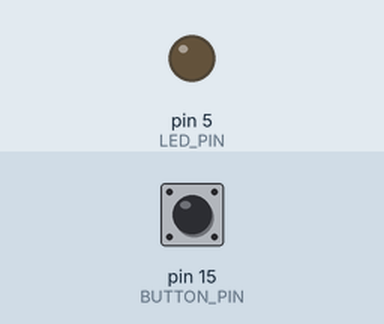
A sketch run on a simulated Arduino Uno, built with avr-gcc and run on an emulated ATmega328P. Parts: output pins drawn as LEDs (lit = HIGH). The inputs (shaded band) are chosen by the test bench; at power-on: pin 15 (BUTTON_PIN) HIGH.

Above: at 1.2 s.
1.3 s: pin 15 (BUTTON_PIN) pulled LOW for 0.15 s
At 2.5 s:
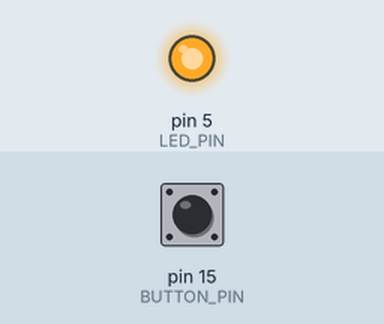
2.9 s: pin 15 (BUTTON_PIN) pulled LOW for 1 s
At 3.7 s:
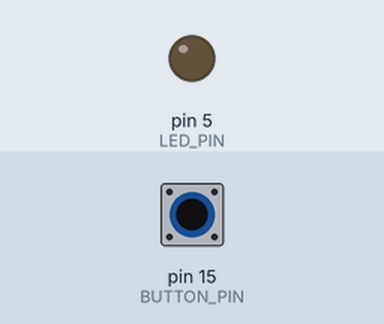
5.4 s: pin 15 (BUTTON_PIN) pulled LOW for 3.2 s
At 6.8 s:
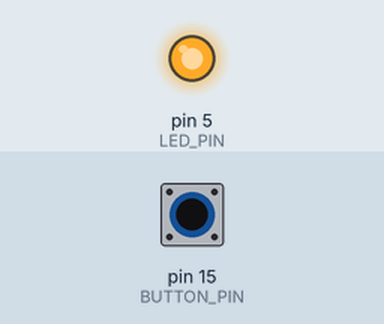
Timing chart, 0 to 8.4 s (numbered marks = the images above; inputs shaded):
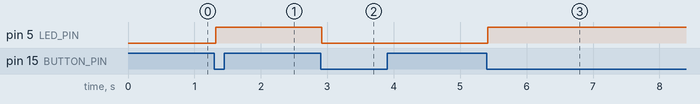

Measured:
- after the input at 1.3 s, pin 5 (LED_PIN): LOW → HIGH at once
- after the input at 2.9 s, pin 5 (LED_PIN): HIGH → LOW at once
- after the input at 5.4 s, pin 5 (LED_PIN): LOW → HIGH at once

The sketch:

Button_Toggle_LED_Bounce2.ino
```cpp
#include <Bounce2.h>

#define LED_PIN 5       // LED 連接到 GPIO5
#define BUTTON_PIN 15   // 按鈕 連接到 GPIO15（內建 PULLUP）

Bounce debouncer = Bounce(); // 建立 Bounce2 物件
bool ledState = LOW;         // LED 初始狀態

void setup() {
  pinMode(LED_PIN, OUTPUT);             // 設定 LED 為輸出
  pinMode(BUTTON_PIN, INPUT_PULLUP);    // 使用內建 PULLUP，按下時變 LOW

  debouncer.attach(BUTTON_PIN);         // 設定消抖按鈕
  debouncer.interval(20);               // 設定 20ms 消抖時間
}

void loop() {
  debouncer.update();  // 更新按鈕狀態
  if (debouncer.fell()) {  // 檢測到按鈕「剛剛被按下」
    ledState = !ledState;  // 切換 LED 狀態
    digitalWrite(LED_PIN, ledState);
  }
}
```
